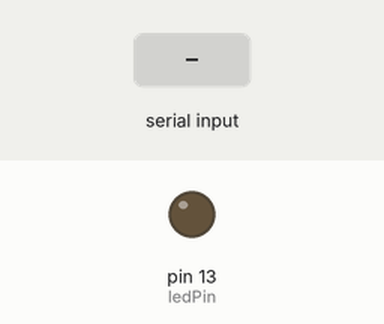
The sketch below on a simulated Arduino Uno, built with avr-gcc and run on an emulated ATmega328P. Shown: output pins drawn as LEDs (lit = HIGH). Dashed ring = blinking. Inputs (shaded band) come from the test bench.

Above: at 1.2 s.
1.3 s: "2" received over Serial
At 1.7 s:
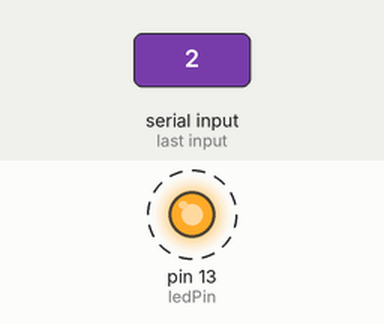
4.3 s: "1" received over Serial
5.8 s: "0" received over Serial
At 7.5 s:
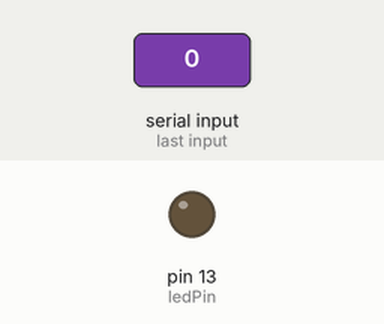
Timing chart, 0 to 9.0 s (numbered marks = the images above; inputs shaded):
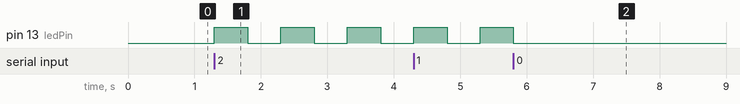

Measured:
- after the input at 1.3 s, pin 13 (ledPin): alternates HIGH for 0.50 s and LOW for 0.50 s, starting at once
- after the input at 5.8 s, pin 13 (ledPin): goes on until 5.8 s, then stays LOW

The sketch:

arduino.ino
```cpp
int ledPin = 13;
void setup() {
  Serial.begin(9600);
  pinMode(ledPin, OUTPUT);
}
void loop() {
  if (Serial.available() > 0) {
    char incomingByte = Serial.read();
    if (incomingByte == '1') {
      digitalWrite(ledPin, HIGH);
    } else if (incomingByte == '2') {
      for (int i = 0; i < 5; i++) {
        digitalWrite(ledPin, HIGH);
        delay(500);
        digitalWrite(ledPin, LOW);
        delay(500);
      }
    } else if (incomingByte == '0') {
      digitalWrite(ledPin, LOW);
    }
  }
}
```
